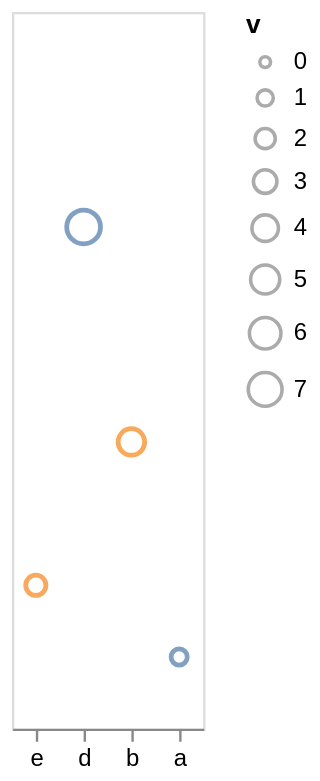

Write the Vega-Lite specification saved for this chart.
### Vega-Lite specification from a JSON file in a GitHub repository (floating-point values rounded to 4 significant figures)
{"$schema": "https://vega.github.io/schema/vega-lite/v6.json", "description": "Scales written out by hand, and two guides switched off.", "data": {"values": [{"c": "a", "v": 1, "g": "x"}, {"c": "b", "v": 4, "g": "y"}, {"c": "d", "v": 7, "g": "x"}, {"c": "e", "v": 2, "g": "y"}]}, "mark": "point", "encoding": {"x": {"field": "c", "type": "nominal", "scale": {"domain": ["e", "d", "b", "a"], "paddingOuter": 0.5}, "axis": {"title": null, "labelAngle": 0}}, "y": {"field": "v", "type": "quantitative", "scale": {"domain": [0, 10], "nice": false}, "axis": null}, "color": {"field": "g", "type": "nominal", "scale": {"range": ["#4c78a8", "#f58518"]}, "legend": null}, "size": {"field": "v", "type": "quantitative", "scale": {"range": [20, 200]}}}}
